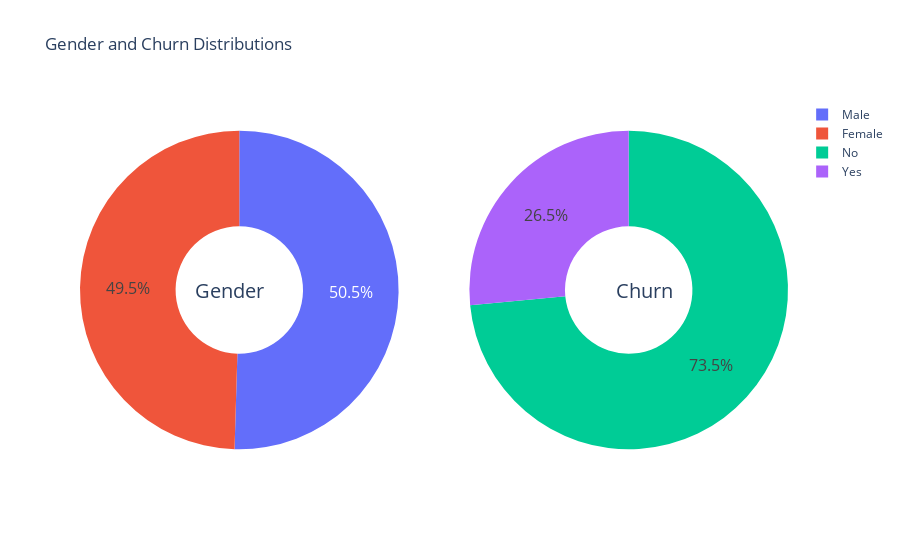

The notebook cell saved with this chart:
### Code cell
import plotly.graph_objects as go
from plotly.subplots import make_subplots
import plotly.express as px

g_labels = ['Male', 'Female']
c_labels = ['No', 'Yes']
# Create subplots: use 'domain' type for Pie subplot
fig = make_subplots(rows=1, cols=2, specs=[[{'type':'domain'}, {'type':'domain'}]])
fig.add_trace(go.Pie(labels=g_labels, values=customer_churn['gender'].value_counts(), name="Gender"),
              1, 1)
fig.add_trace(go.Pie(labels=c_labels, values=customer_churn['Churn'].value_counts(), name="Churn"),
              1, 2)

# Use `hole` to create a donut-like pie chart
fig.update_traces(hole=.4, hoverinfo="label+percent+name", textfont_size=16)

fig.update_layout(
    title_text="Gender and Churn Distributions",
    # Add annotations in the center of the donut pies.
    annotations=[dict(text='Gender', x=0.16, y=0.5, font_size=20, showarrow=False),
                 dict(text='Churn', x=0.84, y=0.5, font_size=20, showarrow=False)])
fig.show()

### Figure 1 — Plotly figure (JSON) as saved in the notebook; plotly's stock layout.template omitted (floating-point values rounded to 4 significant figures)
{"data": [{"domain": {"x": [0, 0.45], "y": [0, 1]}, "hole": 0.4, "hoverinfo": "label+percent+name", "labels": ["Male", "Female"], "name": "Gender", "textfont": {"size": 16}, "type": "pie", "values": [3555, 3488]}, {"domain": {"x": [0.55, 1], "y": [0, 1]}, "hole": 0.4, "hoverinfo": "label+percent+name", "labels": ["No", "Yes"], "name": "Churn", "textfont": {"size": 16}, "type": "pie", "values": [5174, 1869]}], "layout": {"annotations": [{"font": {"size": 20}, "showarrow": false, "text": "Gender", "x": 0.16, "y": 0.5}, {"font": {"size": 20}, "showarrow": false, "text": "Churn", "x": 0.84, "y": 0.5}], "title": {"text": "Gender and Churn Distributions"}}}
